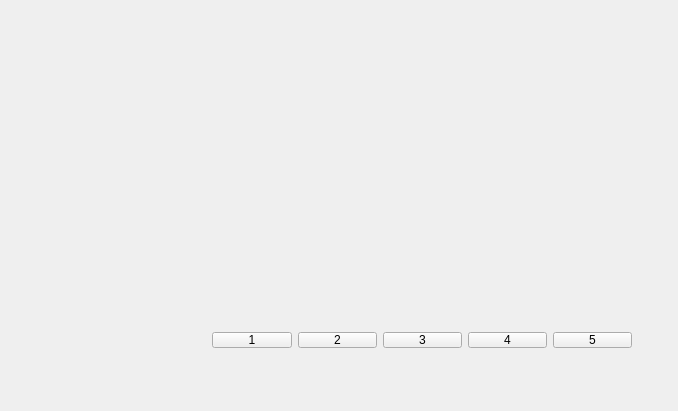
<?xml version="1.0" encoding="UTF-8"?>
<ui version="4.0">
 <class>Widget</class>
 <widget class="QWidget" name="Widget">
  <property name="geometry">
   <rect>
    <x>0</x>
    <y>0</y>
    <width>678</width>
    <height>411</height>
   </rect>
  </property>
  <property name="windowTitle">
   <string>Widget</string>
  </property>
  <layout class="QVBoxLayout" name="verticalLayout" stretch="0">
   <item>
    <widget class="QWidget" name="widget" native="true">
     <widget class="QWidget" name="widget_2" native="true">
      <property name="geometry">
       <rect>
        <x>190</x>
        <y>310</y>
        <width>442</width>
        <height>38</height>
       </rect>
      </property>
      <layout class="QHBoxLayout" name="horizontalLayout">
       <item>
        <widget class="QPushButton" name="button1">
         <property name="cursor">
          <cursorShape>PointingHandCursor</cursorShape>
         </property>
         <property name="text">
          <string>1</string>
         </property>
        </widget>
       </item>
       <item>
        <widget class="QPushButton" name="button2">
         <property name="cursor">
          <cursorShape>PointingHandCursor</cursorShape>
         </property>
         <property name="text">
          <string>2</string>
         </property>
        </widget>
       </item>
       <item>
        <widget class="QPushButton" name="button3">
         <property name="cursor">
          <cursorShape>PointingHandCursor</cursorShape>
         </property>
         <property name="text">
          <string>3</string>
         </property>
        </widget>
       </item>
       <item>
        <widget class="QPushButton" name="button4">
         <property name="cursor">
          <cursorShape>PointingHandCursor</cursorShape>
         </property>
         <property name="text">
          <string>4</string>
         </property>
        </widget>
       </item>
       <item>
        <widget class="QPushButton" name="button5">
         <property name="cursor">
          <cursorShape>PointingHandCursor</cursorShape>
         </property>
         <property name="text">
          <string>5</string>
         </property>
        </widget>
       </item>
      </layout>
     </widget>
     <zorder>button5</zorder>
     <zorder>button3</zorder>
     <zorder>button4</zorder>
     <zorder>button1</zorder>
     <zorder>button2</zorder>
     <zorder>widget_2</zorder>
    </widget>
   </item>
  </layout>
 </widget>
 <layoutdefault spacing="6" margin="11"/>
 <resources/>
 <connections/>
</ui>
